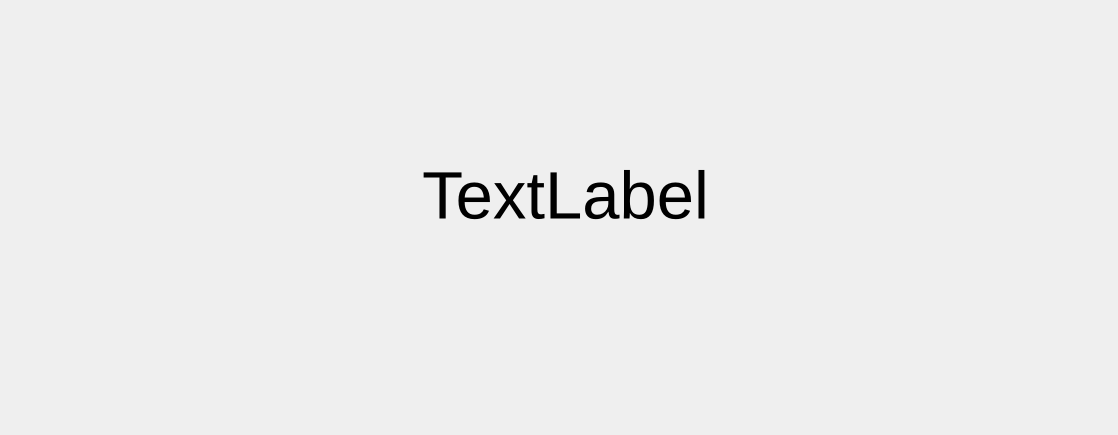
<?xml version="1.0" encoding="UTF-8"?>
<ui version="4.0">
 <class>Dialog</class>
 <widget class="QDialog" name="Dialog">
  <property name="geometry">
   <rect>
    <x>0</x>
    <y>0</y>
    <width>1118</width>
    <height>435</height>
   </rect>
  </property>
  <property name="windowTitle">
   <string>車牌辨識</string>
  </property>
  <widget class="QLabel" name="label">
   <property name="geometry">
    <rect>
     <x>80</x>
     <y>60</y>
     <width>971</width>
     <height>271</height>
    </rect>
   </property>
   <property name="font">
    <font>
     <pointsize>50</pointsize>
    </font>
   </property>
   <property name="text">
    <string>TextLabel</string>
   </property>
   <property name="alignment">
    <set>Qt::AlignCenter</set>
   </property>
  </widget>
 </widget>
 <resources/>
 <connections/>
</ui>
